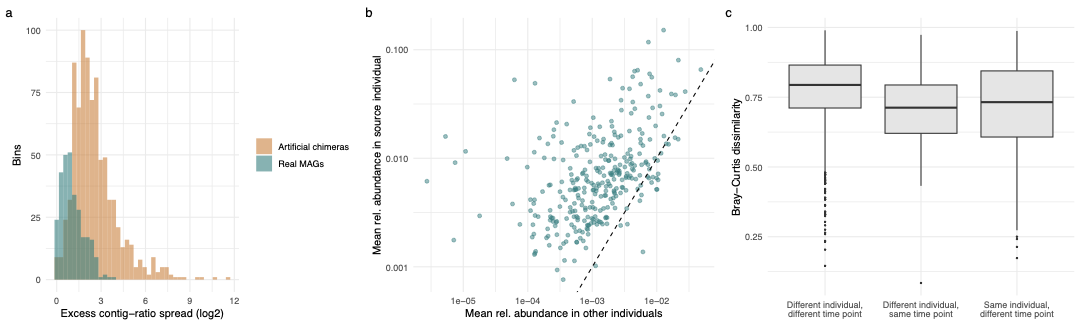

Reproduce this figure in R.
# Are MAGs associated with the individual they were assembled from?
# Individual-level co-assemblies pool wild, acclimation, antibiotic and FMT samples
# of one lizard. This script tests (1) whether bins behave as single populations across
# those time points (contig-level coverage homogeneity, calibrated with artificial
# chimeras), (2) whether MAGs are preferentially detected in their source individual
# and (3) whether samples cluster by individual across time points.
# Run from the repository root: Rscript mag_individual_association/mag_individual_association.R

suppressMessages({library(tidyverse); library(vegan)})
set.seed(20261115)
out <- "mag_individual_association"
load("data/data_03122025.Rdata")

time_levels <- c("Wild","Acclimation","Antibiotics","Transplant1","Transplant2","FMT1","FMT2")
smeta <- sample_metadata %>% mutate(time_point = factor(time_point, levels = time_levels))

# ---- 1. contig-level coverage homogeneity ------------------------------------
cc <- read_tsv("data/contig.count.tsv.xz", show_col_types = FALSE)
contig_id <- cc$sequence_id
mat <- as.matrix(cc[,-1])
samp <- sub("_.*", "", colnames(mat))               # sum libraries of the same sample
mat <- sapply(split(seq_along(samp), samp), function(i) rowSums(mat[, i, drop = FALSE]))
rownames(mat) <- contig_id
mat <- mat[, colnames(mat) %in% smeta$Tube_code, drop = FALSE]
mag_of <- sub("@.*", "", contig_id)
source_ind <- sub(":.*", "", genome_metadata$genome) %>% setNames(genome_metadata$genome)
idx_by_mag <- split(seq_along(mag_of), mag_of)
idx_by_mag <- idx_by_mag[names(idx_by_mag) %in% genome_metadata$genome]

min_reads <- 500; min_contigs <- 10; min_contig_reads <- 20
# Excess spread (log2 units) of the contig-level abundance ratio between two samples,
# after subtracting the spread expected from Poisson counting noise. ~0 if all contigs of
# the bin change by the same factor (single population); larger if contigs move
# independently (mixed populations). Independent of sequencing depth.
disp_index <- function(a, b) {
  k <- (a + b) >= min_contig_reads
  if (sum(k) < min_contigs) return(NA_real_)
  a <- a[k]; b <- b[k]
  lr <- log2((a + .5) / (b + .5))
  noise <- mean(1/(a + .5) + 1/(b + .5)) / log(2)^2
  sqrt(max(0, var(lr) - noise))
}
pair_disp <- function(rows, samples) {
  s <- samples[colSums(mat[rows, samples, drop = FALSE]) >= min_reads]
  if (length(s) < 2) return(NULL)
  cb <- combn(s, 2)
  tibble(s1 = cb[1,], s2 = cb[2,],
         disp = map2_dbl(cb[1,], cb[2,], ~ disp_index(mat[rows, .x], mat[rows, .y])))
}
ind_samples <- split(smeta$Tube_code, smeta$individual)

real <- map_dfr(names(idx_by_mag), function(g) {
  r <- pair_disp(idx_by_mag[[g]], intersect(ind_samples[[source_ind[g]]], colnames(mat)))
  if (is.null(r)) return(NULL)
  mutate(r, genome = g, individual = source_ind[g])
}) %>% filter(!is.na(disp))

# artificial chimeras: pool contigs of two different MAGs from the same individual
chim <- map_dfr(split(names(idx_by_mag), source_ind[names(idx_by_mag)]), function(gs) {
  if (length(gs) < 2) return(NULL)
  pairs <- combn(gs, 2, simplify = FALSE)
  pairs <- pairs[sample(length(pairs), min(length(pairs), 40))]
  map_dfr(pairs, function(pr) {
    rows <- c(idx_by_mag[[pr[1]]], idx_by_mag[[pr[2]]])
    r <- pair_disp(rows, intersect(ind_samples[[source_ind[pr[1]]]], colnames(mat)))
    if (is.null(r)) return(NULL)
    mutate(r, genome = paste(pr, collapse = "+"), individual = source_ind[pr[1]])
  })
}) %>% filter(!is.na(disp))

per_mag <- real %>% group_by(genome, individual) %>%
  summarise(n_pairs = n(), median_disp = median(disp), max_disp = max(disp), .groups = "drop")
per_chim <- chim %>% group_by(genome, individual) %>%
  summarise(n_pairs = n(), median_disp = median(disp), max_disp = max(disp), .groups = "drop")
thr <- quantile(per_chim$median_disp, 0.05)       # 95% of artificial chimeras fall above
per_mag <- per_mag %>% mutate(below_chimera_5pct = median_disp < thr)

# ---- 2. host association of MAGs ---------------------------------------------
gc_mat <- genome_counts %>% column_to_rownames("genome") %>% as.matrix()
gc_mat <- gc_mat[, colnames(gc_mat) %in% smeta$Tube_code]
rel <- sweep(gc_mat, 2, colSums(gc_mat), "/")
smeta_g <- smeta %>% filter(Tube_code %in% colnames(rel))
assoc <- map_dfr(rownames(rel), function(g) {
  if (!any(smeta_g$individual == source_ind[g])) return(NULL)   # source individual without samples
  own <- smeta_g$Tube_code[smeta_g$individual == source_ind[g]]
  oth <- smeta_g$Tube_code[smeta_g$individual != source_ind[g]]
  tibble(genome = g, individual = source_ind[g],
         own_mean_rel = mean(rel[g, own]), other_mean_rel = mean(rel[g, oth]),
         own_prevalence = mean(rel[g, own] > 0), other_prevalence = mean(rel[g, oth] > 0),
         top_sample_is_own = smeta_g$individual[which.max(rel[g, smeta_g$Tube_code])] == source_ind[g],
         n_timepoints_detected_own = sum(rel[g, own] > 0))
}) %>% mutate(own_to_other_ratio = own_mean_rel / other_mean_rel)

# ---- 3. samples cluster by individual across time points ---------------------
bc <- as.matrix(vegdist(t(rel), method = "bray"))
sm <- smeta_g[match(colnames(bc), smeta_g$Tube_code), ]
pairs_d <- which(upper.tri(bc), arr.ind = TRUE) %>% as_tibble() %>%
  mutate(d = bc[cbind(row, col)],
         same_ind = sm$individual[row] == sm$individual[col],
         same_tp = sm$time_point[row] == sm$time_point[col],
         same_species = sm$species[row] == sm$species[col])
dist_summary <- pairs_d %>% filter(same_species) %>%
  group_by(same_ind, same_tp) %>% summarise(n = n(), mean_bc = mean(d), median_bc = median(d), .groups = "drop")
nn <- map_dfr(seq_len(ncol(bc)), function(i) {
  o <- setdiff(seq_len(ncol(bc)), i); o <- o[sm$time_point[o] != sm$time_point[i]]  # other time points only
  j <- o[which.min(bc[i, o])]
  tibble(sample = colnames(bc)[i], time_point = sm$time_point[i], nn_same_individual = sm$individual[j] == sm$individual[i])
})
nn_chance <- mean(sapply(seq_len(ncol(bc)), function(i) {
  o <- setdiff(seq_len(ncol(bc)), i); o <- o[sm$time_point[o] != sm$time_point[i]]
  mean(sm$individual[o] == sm$individual[i])}))
set.seed(123)
perm <- adonis2(as.dist(bc) ~ individual, data = sm, permutations = 9999)
set.seed(123)
perm_after <- { k <- sm$time_point %in% c("FMT1","FMT2"); adonis2(as.dist(bc[k,k]) ~ individual, data = sm[k,], permutations = 9999) }

# matched-time-point test: for each ordered pair of time points, is a sample closer to its own
# individual's sample than to other same-species individuals' samples? (percentile rank of own)
rank_tbl <- map_dfr(seq_len(ncol(bc)), function(i) {
  map_dfr(setdiff(levels(sm$time_point), as.character(sm$time_point[i])), function(tp) {
    o <- which(sm$time_point == tp & sm$species == sm$species[i])
    own <- o[sm$individual[o] == sm$individual[i]]
    if (length(own) != 1 || length(o) < 3) return(NULL)
    tibble(sample = colnames(bc)[i], from = as.character(sm$time_point[i]), to = tp,
           pct_closer = mean(bc[i, o[o != own]] > bc[i, own]))   # share of other individuals farther than own
  })
})
rank_summary <- rank_tbl %>% summarise(n = n(), mean_pct = mean(pct_closer), median_pct = median(pct_closer), share_closest = mean(pct_closer == 1))
rank_wilcox <- wilcox.test(rank_tbl$pct_closer - 0.5)$p.value
# the 824 comparisons are not independent (several per sample and per individual), so the
# reported test averages them per individual (n = 27) and uses a signed-rank test against 0.5
rank_ind <- rank_tbl %>% left_join(smeta %>% select(Tube_code, individual), by = c("sample" = "Tube_code")) %>%
  group_by(individual) %>% summarise(mean_pct = mean(pct_closer), .groups = "drop")
rank_ind_wilcox <- wilcox.test(rank_ind$mean_pct - 0.5)$p.value
write_tsv(rank_ind, file.path(out, "own_vs_others_rank_per_individual.tsv"))
write_tsv(rank_tbl, file.path(out, "own_vs_others_rank.tsv"))

# ---- outputs -----------------------------------------------------------------
write_tsv(per_mag, file.path(out, "contig_dispersion_per_mag.tsv"))
write_tsv(per_chim, file.path(out, "contig_dispersion_artificial_chimeras.tsv"))
write_tsv(assoc, file.path(out, "host_association_per_mag.tsv"))
write_tsv(dist_summary, file.path(out, "bray_curtis_within_between.tsv"))
write_tsv(nn, file.path(out, "nearest_neighbour_per_sample.tsv"))

summ <- c(
  sprintf("MAGs in catalogue: %d; MAGs with >=2 eligible samples in source individual: %d", nrow(genome_metadata), nrow(per_mag)),
  sprintf("Sample pairs evaluated: real %d; artificial chimeras %d (%d chimeric bins)", nrow(real), nrow(chim), nrow(per_chim)),
  sprintf("Dispersion index, real MAGs: median %.2f (IQR %.2f-%.2f)", median(per_mag$median_disp), quantile(per_mag$median_disp,.25), quantile(per_mag$median_disp,.75)),
  sprintf("Dispersion index, artificial chimeras: median %.2f (IQR %.2f-%.2f); 5th percentile %.2f", median(per_chim$median_disp), quantile(per_chim$median_disp,.25), quantile(per_chim$median_disp,.75), thr),
  sprintf("Real MAGs below chimera 5th percentile: %d / %d (%.1f%%)", sum(per_mag$below_chimera_5pct), nrow(per_mag), 100*mean(per_mag$below_chimera_5pct)),
  sprintf("Real MAGs: share of max-pair dispersion above chimera median: %d", sum(per_mag$max_disp > median(per_chim$median_disp))),
  sprintf("Host association: median own/other mean rel. abundance ratio %.1f; MAGs with ratio>1: %d / %d", median(assoc$own_to_other_ratio[is.finite(assoc$own_to_other_ratio)]), sum(assoc$own_to_other_ratio > 1, na.rm=TRUE), nrow(assoc)),
  sprintf("Host association: highest-abundance sample belongs to source individual for %d / %d MAGs (%.1f%%)", sum(assoc$top_sample_is_own), nrow(assoc), 100*mean(assoc$top_sample_is_own)),
  sprintf("Prevalence in own individual's samples median %.2f vs other individuals %.2f", median(assoc$own_prevalence, na.rm=TRUE), median(assoc$other_prevalence)),
  sprintf("Nearest-neighbour (other time point) is same individual: %.1f%% (chance %.1f%%)", 100*mean(nn$nn_same_individual), 100*nn_chance),
  sprintf("Matched time points: own-individual sample is closer than %.1f%% of other individuals on average (chance 50%%; n = %d comparisons, not independent: see the per-individual test below; comparison-level Wilcoxon p = %.2g); closest of all in %.1f%%", 100*rank_summary$mean_pct, rank_summary$n, rank_wilcox, 100*rank_summary$share_closest),
  sprintf("Matched time points, per individual (n = %d): mean %.1f%%; %d individuals above 50%%; Wilcoxon signed-rank p = %.2g", nrow(rank_ind), 100*mean(rank_ind$mean_pct), sum(rank_ind$mean_pct > 0.5), rank_ind_wilcox),
  sprintf("PERMANOVA individual (all samples): R2 = %.3f, p = %.3f; (R2 inflated by 27 levels) FMT1+FMT2 only: R2 = %.3f, p = %.3f", perm$R2[1], perm$`Pr(>F)`[1], perm_after$R2[1], perm_after$`Pr(>F)`[1]))
writeLines(summ, file.path(out, "summary.txt"))
cat(paste(summ, collapse = "\n"), "\n")
print(dist_summary)
print(table(nn$time_point, nn$nn_same_individual))

# ---- figure ------------------------------------------------------------------
p1 <- bind_rows(mutate(per_mag, set = "Real MAGs"), mutate(per_chim, set = "Artificial chimeras")) %>%
  ggplot(aes(median_disp, fill = set)) + geom_histogram(bins = 40, position = "identity", alpha = .6) +
  scale_fill_manual(values = c("Real MAGs" = "#008080", "Artificial chimeras" = "#d57d2c")) +
  labs(tag = "a", x = "Excess contig-ratio spread (log2)", y = "Bins", fill = NULL) + theme_minimal()
p2 <- assoc %>% filter(own_mean_rel > 0 | other_mean_rel > 0) %>%
  ggplot(aes(other_mean_rel + 1e-6, own_mean_rel + 1e-6)) + geom_point(alpha = .5, colour = "#008080") +
  geom_abline(linetype = 2) + scale_x_log10() + scale_y_log10() +
  labs(tag = "b", x = "Mean rel. abundance in other individuals", y = "Mean rel. abundance in source individual") + theme_minimal()
p3 <- pairs_d %>% filter(same_species) %>%
  mutate(grp = case_when(same_ind ~ "Same individual,\ndifferent time point", same_tp ~ "Different individual,\nsame time point", TRUE ~ "Different individual,\ndifferent time point")) %>%
  ggplot(aes(grp, d)) + geom_boxplot(fill = "grey90", outlier.size = .3) +
  labs(tag = "c", x = NULL, y = "Bray-Curtis dissimilarity") + theme_minimal()
ggsave(file.path(out, "mag_individual_association.pdf"), gridExtra::grid.arrange(p1, p2, p3, nrow = 1), width = 15, height = 4.5)
